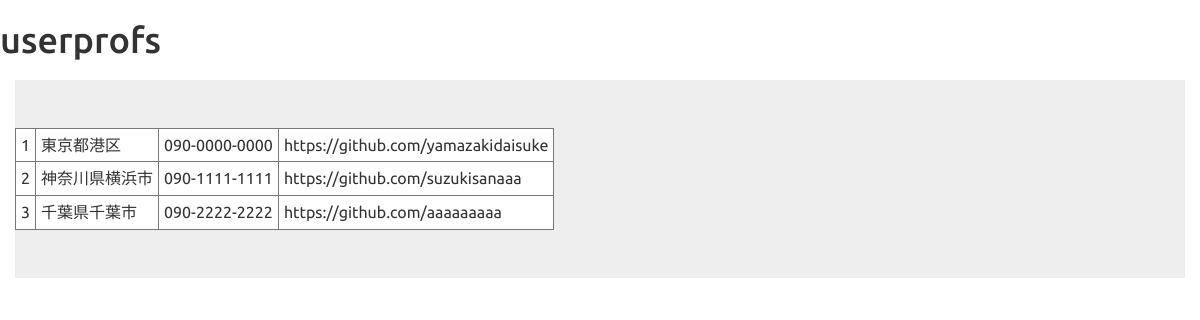
Page /join/userprofs.php on the committed database.
### tables this page shows
CREATE TABLE `userprofs` (
  `id` int(12) NOT NULL,
  `user_id` int(12) NOT NULL,
  `address` varchar(128) NOT NULL,
  `phone` varchar(13) NOT NULL,
  `github_url` varchar(255) NOT NULL
);

### funcs.php (called while the page is built, shortened)
<?php
function h($str){
    return htmlspecialchars($str, ENT_QUOTES);
}

### join/userprofs.php (the view, shortened to what this page needs)
<?php
include("../funcs.php");
$pdo = db_conn();
$sql = "SELECT * FROM userprofs";
$stmt = $pdo->prepare($sql);
$status = $stmt->execute();
$values =  $stmt->fetchAll(PDO::FETCH_ASSOC);
?>
<!DOCTYPE html>
<html lang="ja">
<head>
<link rel="stylesheet" href="../css/range.css">
<link href="../css/bootstrap.min.css" rel="stylesheet">
</head>
<body id="main">
<header>
  <h1>userprofs</h1>
</header>
<div>
    <div class="container jumbotron">
      <table id="list">
      <?php foreach($values as $v){ ?>
        <tr>
          <td><?=h($v["id"])?></td>
          <td><?=h($v["address"])?></td>
          <td><?=h($v["phone"])?></td>
          <td><?=h($v["github_url"])?></td>
        </tr>
      <?php } ?>
      </table>
  </div>
</div>
</body>
</html>

### join/userprofs.php (style rules this page uses)
div { padding: 10px;font-size:16px; }
td { padding:5px; margin:5px;border:1px solid #777; background:#fff; }

### rows in the picture
userprofs: id "1", address "東京都港区", phone "090-0000-0000", github_url "https://github.com/yamazakidaisuke"
userprofs: id "2", address "神奈川県横浜市", phone "090-1111-1111", github_url "https://github.com/suzukisanaaa"
userprofs: id "3", address "千葉県千葉市", phone "090-2222-2222", github_url "https://github.com/aaaaaaaaa"
